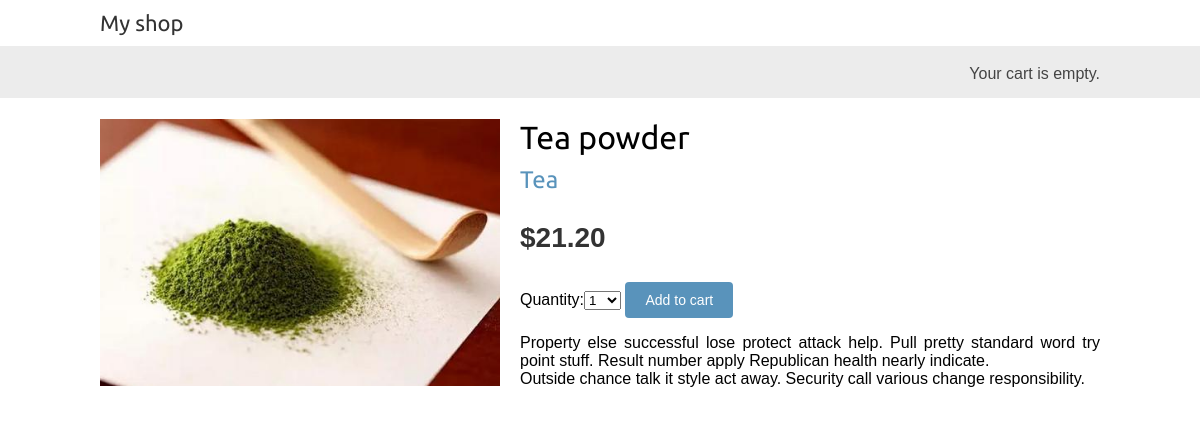
/3/tea-powder/, run on the app's committed database.
### shop/models.py (models this page shows, shortened)
class Product(models.Model):
    category = models.ForeignKey(Category,
                                 related_name='products',
                                 on_delete=models.CASCADE)
    name = models.CharField(max_length=200,
                            db_index=True)
    slug = models.SlugField(max_length=200,
                            db_index=True)
    image = models.ImageField(upload_to='products/%Y/%m/%d',
                              blank=True)
    description = models.TextField(blank=True)
    price = models.DecimalField(max_digits=10,
                                decimal_places=2)
    available = models.BooleanField(default=True)
    created = models.DateTimeField(auto_now_add=True)
    updated = models.DateTimeField(auto_now=True)
    class Meta:
        ordering = ('name',)
        index_together = (('id','slug'),)

class Category(models.Model):
    name = models.CharField(max_length=200,
                            db_index=True)
    slug = models.SlugField(max_length=200,
                            unique=True)
    class Meta:
        ordering = ('name',)
        verbose_name = 'category'
        verbose_name_plural = 'categories'
    def __str__(self):
        return self.name
    def get_absolute_url(self):
        return reverse('shop:product_list_by_category',
                        args=[self.slug])

### shop/views.py (the view)
def product_detail(request, id, slug):
    product = get_object_or_404(Product,
                                id=id,
                                slug=slug,
                                available=True)
    cart_product_form = CartAddProductForm()
    return render(request,
                  'shop/product/detail.html',
                  {'product':product,
                  'cart_product_form':cart_product_form})

### cart/forms.py
class CartAddProductForm(forms.Form):
    quantity = forms.TypedChoiceField(
                                choices=PRODUCT_QUANTITY_CHOICES,
                                coerce=int)
    override = forms.BooleanField(required=False,
                                  initial=False,
                                  widget=forms.HiddenInput)

### cart/cart.py (called while the page is built)
    def __len__(self):
        return sum(item['quantity'] for item in self.cart.values())

### cart/context_processors.py (called while the page is built)
def cart(request):
    return {'cart':Cart(request)}

### shop/templates/shop/product/detail.html (shortened to what this page needs)
{%extends 'shop/base.html'%}
{% load static%}
{%block content%}
    <div class='product-detail'>
        <img src="{%if product.image%}{{product.image.url}}{%else%}{%static 'img/no_image.png'%}{%endif%}">
        <h1>{{product.name}}</h1>
        <h2>
            <a href="{{product.category.get_absolute_url}}">
                {{product.category}}
            </a>
        </h2>
        <p class='price'>${{product.price}}</p>
        <form action="{%url 'cart:cart_add' product.id%}" method="POST">
            {{cart_product_form}}
            <input type="submit" value='Add to cart'>
        </form>
        {{product.description|linebreaks}}
    </div>
{% endblock %}

### shop/static/css/base.css (style rules this page uses)
body { margin:0; padding:0; font-family:helvetica, sans-serif; }
h1, h2, h3, h4, h5 , h6 { font-family: 'Ubuntu', sans-serif; font-weight:normal; }
a { text-decoration:none; color:#5993bb; }
a.button, input[type="submit"] { color:#fff; background:#5993bb; border-radius:4px; padding:10px 20px; font-size:14px; border:0; }
.product-detail { text-align:justify; }
.product-detail .price { color:#333; font-size:28px; font-weight:bold; }
.product-detail img { width:40%; float:left; padding:0 20px 20px 0; }
.product-detail h1 { margin-bottom:0; }
.product-detail h2 { margin-top:10px; }

### data on the page
Product: image (picture), name "Tea powder", category "Tea", price "21.20", description "Property else successful lose protect attack help. Pull pretty standard word try point stuff. Result number apply Republican health nearly indicate. Outside chance talk it style act away. Security call various change responsibility."
